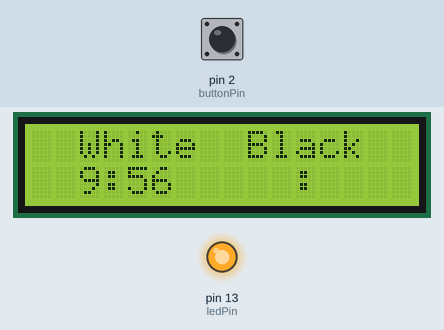
Recording of a sketch running on a simulated Arduino Uno, built with avr-gcc and run on an emulated ATmega328P. Parts: 16×2 character LCD, output pins drawn as LEDs (lit = HIGH). The inputs (shaded band) are chosen by the test bench; at power-on: pin 2 (buttonPin) LOW.

Above: at 1.2 s.
1.3 s: pin 2 (buttonPin) pulled HIGH for 0.15 s
At 2.8 s:
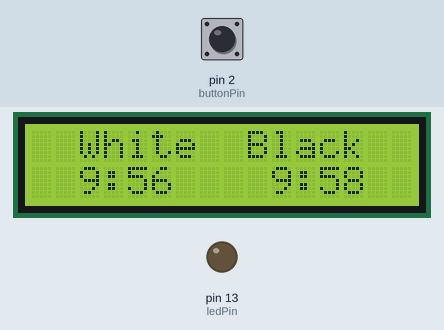
4.4 s: pin 2 (buttonPin) pulled HIGH for 1 s
At 4.9 s:
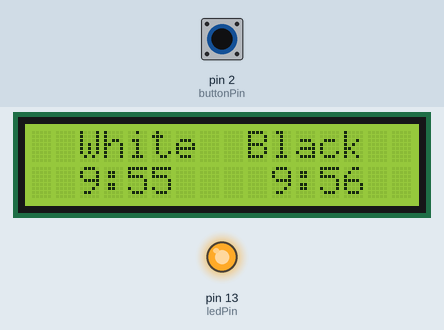
6.9 s: pin 2 (buttonPin) pulled HIGH for 0.15 s
At 7.8 s:
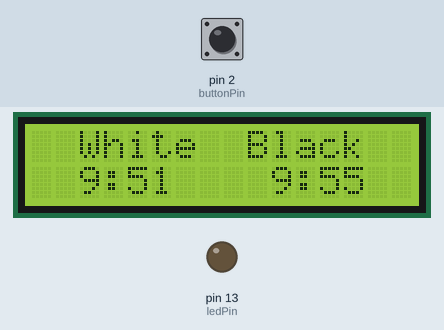
9.5 s: pin 2 (buttonPin) pulled HIGH for 1 s
At 10.25 s:
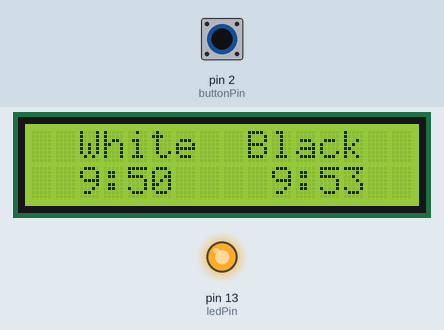
Timing chart, 0 to 12.5 s (numbered marks = the images above; inputs shaded):
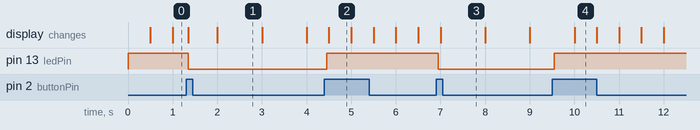

Measured:
- after the input at 1.3 s, pin 13 (ledPin): HIGH → LOW after 0.05 s
- after the input at 4.4 s, pin 13 (ledPin): LOW → HIGH after 0.05 s
- after the input at 6.9 s, pin 13 (ledPin): HIGH → LOW after 0.05 s
- after the input at 9.5 s, pin 13 (ledPin): LOW → HIGH after 0.05 s
- what the display in image 1 shows lasts 1.0 s, from 2.0 s to 3.0 s
- what the display in image 2 shows lasts 0.5 s, from 4.5 s to 5.0 s

The sketch:

DebouncechessClock1.ino
```cpp
#include <LiquidCrystal.h>
LiquidCrystal lcd (7, 8, 9, 10, 11, 12);


int aWhite = 9;
int bWhite = 5;
int cWhite = 9;
//int dWhite = 9;
long nWhite = 0;

int aBlack = 9;
int bBlack = 5;
int cBlack = 9;
//int dBlack = 9;
long nBlack = 0;
// constants won't change. They're used here to
// set pin numbers:
const int buttonPin = 2;    // the number of the pushbutton pin
const int ledPin = 13;      // the number of the LED pin

// Variables will change:
int ledState = HIGH;         // the current state of the output pin
int buttonState;             // the current reading from the input pin
int lastButtonState = LOW;   // the previous reading from the input pin

// the following variables are unsigned long's because the time, measured in miliseconds,
// will quickly become a bigger number than can be stored in an int.
unsigned long lastDebounceTime = 0;  // the last time the output pin was toggled
unsigned long debounceDelay = 50;    // the debounce time; increase if the output flickers

void setup() {
  pinMode(buttonPin, INPUT);
  pinMode(ledPin, OUTPUT);

  // set initial LED state
  digitalWrite(ledPin, ledState);
  lcd.begin(16,2);
  lcd.print("  White  Black");
  lcd.setCursor(3,1);
  lcd.print(":");
  //lcd.setCursor(5,1);
  //lcd.print(":");
  lcd.setCursor(11,1);
  lcd.print(":");
  //lcd.setCursor(13,1);
  //lcd.print(":");
}

void loop() {
  // read the state of the switch into a local variable:
  int reading = digitalRead(buttonPin);

  // check to see if you just pressed the button
  // (i.e. the input went from LOW to HIGH),  and you've waited
  // long enough since the last press to ignore any noise:

  // If the switch changed, due to noise or pressing:
  if (reading != lastButtonState) {
    // reset the debouncing timer
    lastDebounceTime = millis();
  }

  if ((millis() - lastDebounceTime) > debounceDelay) {
    // whatever the reading is at, it's been there for longer
    // than the debounce delay, so take it as the actual current state:

    // if the button state has changed:
    if (reading != buttonState) {
      buttonState = reading;

      // only toggle the LED if the new button state is HIGH
      if (buttonState == HIGH) {
        ledState = !ledState;
      }
    }
  }

  // set the LED:
  digitalWrite(ledPin, ledState);
  if(ledState){
    printWhite();
  }
  else{
    printBlack();
  }
  // save the reading.  Next time through the loop,
  // it'll be the lastButtonState:
  lastButtonState = reading;
} // end loop

void printWhite(){
  lcd.setCursor(2,1);
  lcd.print(aWhite);
  lcd.setCursor(4,1);
  lcd.print(bWhite);
  lcd.setCursor(5,1);
  lcd.print(cWhite);
  //lcd.setCursor(7,1);
  //lcd.print(dWhite);
  nWhite = millis();
  if(nWhite % 500 == 0){
    cWhite--;
    //dWhite--;
    //if(dWhite == 0){
    //  dWhite = 9;
    //  cWhite--;
   }
   if(cWhite <= -1){
     cWhite = 9;
     bWhite--;
   }
   if(bWhite <= -1){
     bWhite = 5;
     aWhite--;
   }
   if(aWhite <= -1){
     aWhite = 9;
   }
 } // end printWait

void printBlack(){
  lcd.setCursor(10,1);
  lcd.print(aBlack);
  lcd.setCursor(12,1);
  lcd.print(bBlack);
  lcd.setCursor(13,1);
  lcd.print(cBlack);
  //lcd.setCursor(15,1);
  //lcd.print(dBlack);
  nBlack = millis();
  if(nBlack % 1000 == 0){
    cBlack--;
    //dBlack--;
    //if(dBlack == 0){
    //dBlack = 9;
    //cBlack--;
    }
   if(cBlack <= -1){
     cBlack = 9;
     bBlack--;
   }
   if(bBlack <= -1){
     bBlack = 5;
     aBlack--;
   }
   if(aBlack <= -1){
     aBlack = 9;
   }
 }//end printBlank
```
